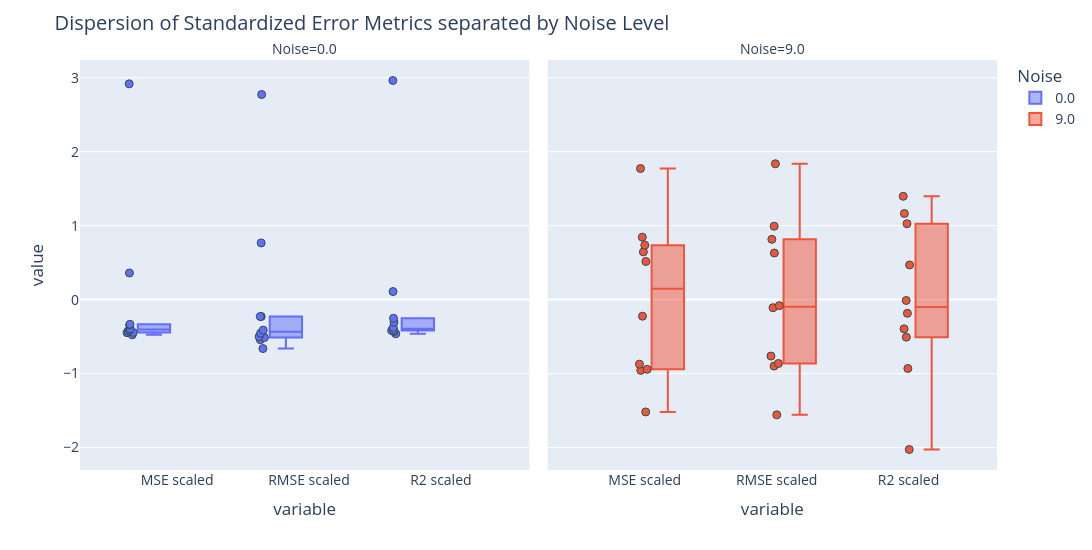

Notebook code for this chart:
### Markdown cell above
## 6. Metric Dispersion (Box Plots with Facets)
Al usar el parámetro **`facet_col='Noise'`**, PlotlyExpress automáticamente divide los datos escalados y te genera 2 subplots comparativos.

### Code cell
fig = px.box(
    results_df,
    y = ['MSE scaled', 'RMSE scaled', 'R2 scaled'],
    facet_col = 'Noise',
    color = 'Noise',
    points = 'all',
    height = 550,
    width = 1100
)

fig.update_traces(marker=dict(size=8, line=dict(width=1, color='DarkSlateGrey')), selector=dict(type='box'))

fig.update_layout(
    title='Dispersion of Standardized Error Metrics separated by Noise Level',
    font=dict(size=14),
    showlegend=True
)

fig.show()

### Figure 1 — Plotly figure (JSON) as saved in the notebook; plotly's stock layout.template omitted (floating-point values rounded to 4 significant figures)
{"data": [{"alignmentgroup": "True", "boxpoints": "all", "hovertemplate": "Noise=0.0<br>variable=%{x}<br>value=%{y}<extra></extra>", "legendgroup": "0.0", "marker": {"color": "#636efa", "line": {"color": "DarkSlateGrey", "width": 1}, "size": 8}, "name": "0.0", "notched": false, "offsetgroup": "0.0", "orientation": "v", "showlegend": true, "type": "box", "x": ["MSE scaled", "MSE scaled", "MSE scaled", "MSE scaled", "MSE scaled", "MSE scaled", "MSE scaled", "MSE scaled", "MSE scaled", "MSE scaled", "RMSE scaled", "RMSE scaled", "RMSE scaled", "RMSE scaled", "RMSE scaled", "RMSE scaled", "RMSE scaled", "RMSE scaled", "RMSE scaled", "RMSE scaled", "R2 scaled", "R2 scaled", "R2 scaled", "R2 scaled", "R2 scaled", "R2 scaled", "R2 scaled", "R2 scaled", "R2 scaled", "R2 scaled"], "x0": " ", "xaxis": "x", "y": [2.917, 0.3601, -0.344, -0.3341, -0.4436, -0.3942, -0.447, -0.4124, -0.4257, -0.4763, 2.773, 0.7664, -0.2287, -0.2278, -0.513, -0.4127, -0.5416, -0.4531, -0.5005, -0.6618, 2.962, 0.1091, -0.2528, -0.306, -0.3773, -0.4168, -0.4171, -0.4078, -0.4321, -0.4614], "y0": " ", "yaxis": "y"}, {"alignmentgroup": "True", "boxpoints": "all", "hovertemplate": "Noise=9.0<br>variable=%{x}<br>value=%{y}<extra></extra>", "legendgroup": "9.0", "marker": {"color": "#EF553B", "line": {"color": "DarkSlateGrey", "width": 1}, "size": 8}, "name": "9.0", "notched": false, "offsetgroup": "9.0", "orientation": "v", "showlegend": true, "type": "box", "x": ["MSE scaled", "MSE scaled", "MSE scaled", "MSE scaled", "MSE scaled", "MSE scaled", "MSE scaled", "MSE scaled", "MSE scaled", "MSE scaled", "RMSE scaled", "RMSE scaled", "RMSE scaled", "RMSE scaled", "RMSE scaled", "RMSE scaled", "RMSE scaled", "RMSE scaled", "RMSE scaled", "RMSE scaled", "R2 scaled", "R2 scaled", "R2 scaled", "R2 scaled", "R2 scaled", "R2 scaled", "R2 scaled", "R2 scaled", "R2 scaled", "R2 scaled"], "x0": " ", "xaxis": "x2", "y": [0.6453, -0.9563, 1.773, -0.2241, -0.9428, 0.7365, 0.5153, -1.518, -0.8728, 0.8445, -0.08169, -0.8637, 1.837, -0.1097, -0.8986, 0.8152, 0.6302, -1.558, -0.7631, 0.9921, -2.026, -0.5074, -0.01156, 0.4689, -0.1851, 1.397, 1.026, -0.9309, -0.3952, 1.164], "y0": " ", "yaxis": "y2"}], "layout": {"annotations": [{"font": {}, "showarrow": false, "text": "Noise=0.0", "x": 0.245, "xanchor": "center", "xref": "paper", "y": 1, "yanchor": "bottom", "yref": "paper"}, {"font": {}, "showarrow": false, "text": "Noise=9.0", "x": 0.755, "xanchor": "center", "xref": "paper", "y": 1, "yanchor": "bottom", "yref": "paper"}], "boxmode": "group", "font": {"size": 14}, "height": 550, "legend": {"title": {"text": "Noise"}, "tracegroupgap": 0}, "margin": {"t": 60}, "showlegend": true, "title": {"text": "Dispersion of Standardized Error Metrics separated by Noise Level"}, "width": 1100, "xaxis": {"anchor": "y", "domain": [0, 0.49], "title": {"text": "variable"}}, "xaxis2": {"anchor": "y2", "domain": [0.51, 1], "matches": "x", "title": {"text": "variable"}}, "yaxis": {"anchor": "x", "domain": [0, 1], "title": {"text": "value"}}, "yaxis2": {"anchor": "x2", "domain": [0, 1], "matches": "y", "showticklabels": false}}}
